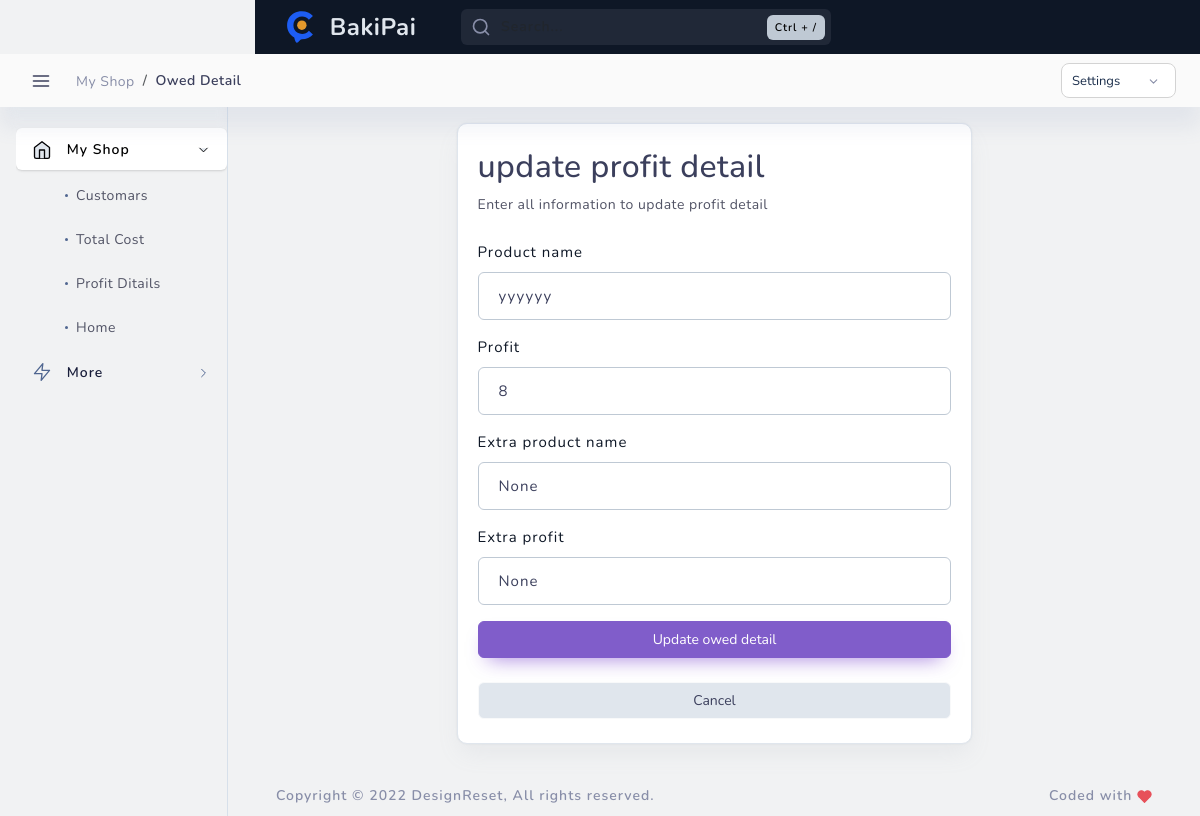
Page /update_profit_detail/1/ on the committed database.
### admin_panel/models.py (models this page shows)
class profit_detail(models.Model):
    product_name = models.TextField(max_length=20000)
    profit = models.IntegerField()
    extra =  models.TextField(max_length=20000 , blank=True , null=True)
    extra_profit = models.IntegerField( blank=True , null=True)
    date = models.DateField(auto_now_add=True)

### admin_panel/views.py (the view, shortened to what this page needs)
# urls.py: path('update_profit_detail/<int:id>/', update_profit_detail, name='update_profit_detail'),
def update_profit_detail(request , id ):
    customar1 = get_object_or_404(profit_detail, id=id) # template e jate change korte na hoi tai customar1 dewa
    try :
       update_profit = profit_detail.objects.get(id=id)
    except Exception as e :
      raise Http404(f"customar not found by your given id:{id}")
    context = {
         'customar1':customar1
    }
    return render(request , 'admin_panel/detail/update_profit.html' , context)

### admin_panel/templates/admin_panel/detail/update_profit.html (shortened to what this page needs)
{% load static %}
<!DOCTYPE html>
<html lang="en">
<head>
    <link href="{% static 'admin_theme/layouts/vertical-dark-menu/css/light/loader.css' %}" rel="stylesheet" type="text/css" />
    <link href="{% static 'admin_theme/layouts/vertical-dark-menu/css/dark/loader.css' %}" rel="stylesheet" type="text/css" />
    <link href="{% static 'admin_theme/src/bootstrap/css/bootstrap.min.css' %}" rel="stylesheet" type="text/css" />
    <link href="{% static 'admin_theme/layouts/vertical-dark-menu/css/light/plugins.css' %}" rel="stylesheet" type="text/css" />
    <link href="{% static 'admin_theme/layouts/vertical-dark-menu/css/dark/plugins.css' %}" rel="stylesheet" type="text/css" />
    <link href="{% static 'admin_theme/src/plugins/src/apex/apexcharts.css' %}" rel="stylesheet" type="text/css">
    <link href="{% static 'admin_theme/src/assets/css/light/dashboard/dash_1.css' %}" rel="stylesheet" type="text/css" />
    <link href="{% static 'admin_theme/src/assets/css/dark/dashboard/dash_1.css' %}" rel="stylesheet" type="text/css" />
</head>
<body class="layout-boxed">
    <div class="header-container container-xxl">
        <header class="header navbar navbar-expand-sm expand-header">
            <ul class="navbar-item theme-brand flex-row  text-center">
                <li class="nav-item theme-logo">
                    <a href="index.html">
                        <img src="{% static 'admin_theme/src/assets/img/logo2.svg' %}" class="navbar-logo" alt="logo">
                    </a>
                </li>
                <li class="nav-item theme-text">
                    <a href="index.html" class="nav-link"> BakiPai </a>
                </li>
            </ul>
            <div class="search-animated toggle-search">
                <svg xmlns="http://www.w3.org/2000/svg" width="24" height="24" viewBox="0 0 24 24" fill="none" stroke="currentColor" stroke-width="2" stroke-linecap="round" stroke-linejoin="round" class="feather feather-search"><circle cx="11" cy="11" r="8"></circle><line x1="21" y1="21" x2="16.65" y2="16.65"></line></svg>
                <form class="form-inline search-full form-inline search" role="search">
                    <div class="search-bar">
                        <input type="text" class="form-control search-form-control  ml-lg-auto" placeholder="Search...">
                    </div>
                </form>
                <span class="badge badge-secondary">Ctrl + /</span>
            </div>
        </header>
    </div>
    <div class="main-container" id="container">
        <div class="sidebar-wrapper sidebar-theme">
            <nav id="sidebar">
                <div class="shadow-bottom"></div>
                <ul class="list-unstyled menu-categories" id="accordionExample">
                    <li class="menu active">
                        <a href="#dashboard" data-bs-toggle="collapse" aria-expanded="true" class="dropdown-toggle">
                            <div class="">
                                <span>My Shop</span>
                            </div>
                            <div>
                                <svg xmlns="http://www.w3.org/2000/svg" width="24" height="24" viewBox="0 0 24 24" fill="none" stroke="currentColor" stroke-width="2" stroke-linecap="round" stroke-linejoin="round" class="feather feather-chevron-right"><polyline points="9 18 15 12 9 6"></polyline></svg>
                            </div>
                        </a>
                        <ul class="collapse submenu list-unstyled show" id="dashboard" data-bs-parent="#accordionExample">
                            <li>
                                <a href="{% url 'customar_list' %}"> Customars </a>
                            </li>
                            <li>
                                <a href="{% url 'total_cost'%}">Total Cost </a>
                            </li>
                            <li>
                                <a href="{% url 'profit_detail' %}"> Profit Ditails </a>
                            </li>
                            <li>
                                <a href="{%url 'index' %}"> Home</a>
                            </li>
                        </ul>
                    </li>
                    <li class="menu">
                        <a href="#elements" data-bs-toggle="collapse" aria-expanded="false" class="dropdown-toggle">
                            <div class="">
                                <svg xmlns="http://www.w3.org/2000/svg" width="24" height="24" viewBox="0 0 24 24" fill="none" stroke="currentColor" stroke-width="2" stroke-linecap="round" stroke-linejoin="round" class="feather feather-zap"><polygon points="13 2 3 14 12 14 11 22 21 10 12 10 13 2"></polygon></svg>
                                <span>More</span>
                            </div>
                            <div>
                                <svg xmlns="http://www.w3.org/2000/svg" width="24" height="24" viewBox="0 0 24 24" fill="none" stroke="currentColor" stroke-width="2" stroke-linecap="round" stroke-linejoin="round" class="feather feather-chevron-right"><polyline points="9 18 15 12 9 6"></polyline></svg>
                            </div>
                        </a>
            </nav>
        </div>
        <div id="content" class="main-content">
            <div class="layout-px-spacing">
                <div class="middle-content container-xxl p-0">
                    <div class="secondary-nav">
                        <div class="breadcrumbs-container" data-page-heading="Analytics">
                            <header class="header navbar navbar-expand-sm">
                                <a href="javascript:void(0);" class="btn-toggle sidebarCollapse" data-placement="bottom">
                                </a>
                                <div class="d-flex breadcrumb-content">
                                    <div class="page-header">
                                        <nav class="breadcrumb-style-one" aria-label="breadcrumb">
                                            <ol class="breadcrumb">
                                                <li class="breadcrumb-item"><a href="{% url 'index' %}">My Shop</a></li>
                                                <li class="breadcrumb-item active" aria-current="page">Owed Detail</li>
                                            </ol>
                                        </nav>
                                    </div>
                                </div>
                                <ul class="navbar-nav flex-row ms-auto breadcrumb-action-dropdown">
                                    <li class="nav-item more-dropdown">
                                        <div class="dropdown  custom-dropdown-icon">
                                            <a class="dropdown-toggle btn" href="#" role="button" id="customDropdown" data-bs-toggle="dropdown" aria-haspopup="true" aria-expanded="false">
                                                <span>Settings</span>
                                                <svg xmlns="http://www.w3.org/2000/svg" width="24" height="24" viewBox="0 0 24 24" fill="none" stroke="currentColor" stroke-width="2" stroke-linecap="round" stroke-linejoin="round" class="feather feather-chevron-down custom-dropdown-arrow"><polyline points="6 9 12 15 18 9"></polyline></svg>
                                            </a>
                                        </div>
                                    </li>
                                </ul>
                            </header>
                        </div>
                    </div>
                    </div>
                    <div class="auth-container d-flex">
                        <div class="container mx-auto align-self-center">
                            <div class="row">
                                <div class="col-xxl-6 col-xl-7 col-lg-8 col-md-10 col-12 d-flex flex-column align-self-center mx-auto">
                                    <div class="card mt-3 mb-3">
                                        <div class="card-body">
                                            <div class="row">
                                                <div class="col-md-12 mb-3">
                                                    <h2>update profit detail </h2>
                                                    <p>Enter all information to update profit detail</p>
                                                </div>
                                                <form method="POST">
                                                    <div class="col-md-12">
                                                        <div class="mb-3">
                                                            <label class="form-label">Product name</label>
                                                            <input type="text" name="product_name" class="form-control add-billing-address-input" value="{{ customar1.product_name }}">
                                                        </div>
                                                    </div>
                                                    <div class="col-md-12">
                                                        <div class="mb-3">
                                                            <label class="form-label">Profit</label>
                                                            <input type="text" name="profit" class="form-control" value="{{ customar1.profit }}">
                                                        </div>
                                                    </div>
                                                    <div class="col-12">
                                                        <div class="mb-3">
                                                            <label class="form-label">Extra product name</label>
                                                            <input type="text" name="extra" class="form-control" value="{{ customar1.extra }}">
                                                        </div>
                                                    </div>
                                                    <div class="col-12">
                                                        <div class="mb-3">
                                                            <label class="form-label">Extra profit</label>
                                                            <input type="text" name="extra_profit" class="form-control" value="{{ customar1.extra_profit }}">
                                                        </div>
                                                    </div>
                                                    <div class="col-12">
                                                        <div class="mb-4">
                                                            <button type="submit" class="btn btn-secondary w-100">Update owed detail</button>
                                                        </div>
                                                        <a href="{% url 'customar_list' %}">
                                                            <div class="col-12">
                                                                <button type="button" id="cancel-btn" class="btn btn-light w-100">Cancel</button>
                                                            </div>
                                                        </a>
                                                    </div>
                                                </form>
                                            </div>
                                        </div>
                                    </div>
                                </div>
                            </div>
                        </div>
                    </div>
            <div class="footer-wrapper">
                <div class="footer-section f-section-1">
                    <p class="">Copyright © <span class="dynamic-year">2022</span> <a target="_blank" href="https://designreset.com/cork-admin/">DesignReset</a>, All rights reserved.</p>
                </div>
                <div class="footer-section f-section-2">
                    <p class="">Coded with </p>
                </div>
            </div>
        </div>
    </div>
</body>
</html>

### rows in the picture
profit_detail: product_name "yyyyyy", profit "8", extra "None", extra_profit "None"
